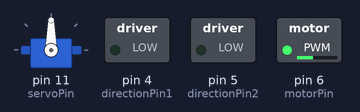
A sketch run on a simulated Arduino Uno, built with avr-gcc and run on an emulated ATmega328P. On the bench: servo, switched loads named in the sketch (green lamp = pin HIGH).

Above: at 0.05 s.
At 9.9 s:
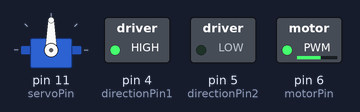
At 19.81 s:
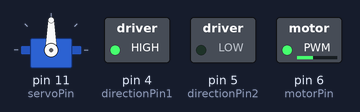
At 29.92 s:
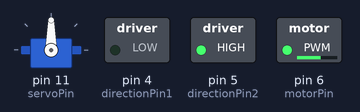
At 39.83 s:
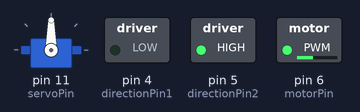
Timing chart, 0 to 40.0 s (numbered marks = the images above):
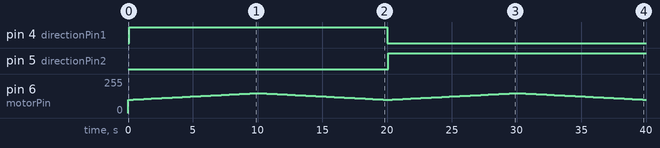

Measured:
- by itself, pin 4 (directionPin1): LOW → HIGH at 0.10 s, → LOW 19.9 s later
- by itself, pin 5 (directionPin2): LOW → HIGH at 20.1 s

The sketch:

main.ino
```cpp
#include <Servo.h>

// undefine stdlib's abs if encountered
#ifdef abs
#undef abs
#endif
#define abs(x) ((x)>0?(x):-(x))


// Define Servo
const byte servoPin = 11;
Servo servo;
const byte servoMin=46;
const byte servoMax=135;

int currentSteering;

// Define variables
const byte motorPin = 6;
const byte minSpeed=100;
const byte maxSpeed = 150;

const byte directionPin1 = 4;
const byte directionPin2 = 5;

int currentSpeed;

void setup() {
  // Servo setup
  pinMode(servoPin, OUTPUT);
  servo.attach(servoPin);
  currentSteering = 0;
  setSteering(currentSteering); // Move wheels to straight forwards

  // Motor setup
  pinMode(motorPin, OUTPUT);
  currentSpeed=0;
  setSpeed(currentSpeed);

  pinMode(directionPin1, OUTPUT);
  pinMode(directionPin2, OUTPUT);


  // Start serial communication
  Serial.begin(9600);
}

void loop() {
  // Speed up motor then slow down again

  for (currentSpeed = 0; currentSpeed < 100; currentSpeed++) {
    setSpeed(currentSpeed);
    delay(100);
  }
  for (currentSpeed = 100; currentSpeed > 0; currentSpeed--) {
    setSpeed(currentSpeed);
    delay(100);
  }


  for (currentSpeed = 0; currentSpeed >-100; currentSpeed--) {
    setSpeed(currentSpeed);
    delay(100);
  }
  for (currentSpeed = -100; currentSpeed < 0; currentSpeed++) {
    setSpeed(currentSpeed);
    delay(100);
  }

}

void setSpeed(int speed) {
  /* Params: speed: int between -100 and 100 where -100 is maximum backwards
    and 100 is maximum forwards
  */
  // Cancel the action if trying to steer more than allowed
  if (abs(speed) > 100) {
    return;
  }

  // Set direction
  if (speed > 0) {
    digitalWrite(directionPin2, LOW);
    digitalWrite(directionPin1, HIGH);
  } else if (speed < 0) {
    digitalWrite(directionPin1, LOW);
    digitalWrite(directionPin2, HIGH);
  } else {
    digitalWrite(directionPin1, LOW);
    digitalWrite(directionPin2, LOW);
  }

  // Map the value into servo degrees
  const int motorPower = map(abs(speed), 0, 100, minSpeed, maxSpeed);
  analogWrite(motorPin, motorPower);
  return;
}


void setSteering(int steering) {
  /* Params: steering: int between -100 and 100 where -100 is maximum turning to left
    and 100 is maximum to right¨
  */
  // Cancel the action if trying to steer more than allowed
  if (abs(steering) > 100) {
    return;
  }
  // Map the value into servo degrees
  const int servoAngle = map(steering, 100, -100, servoMin, servoMax);
  servo.write(servoAngle);
  return;
}
```
